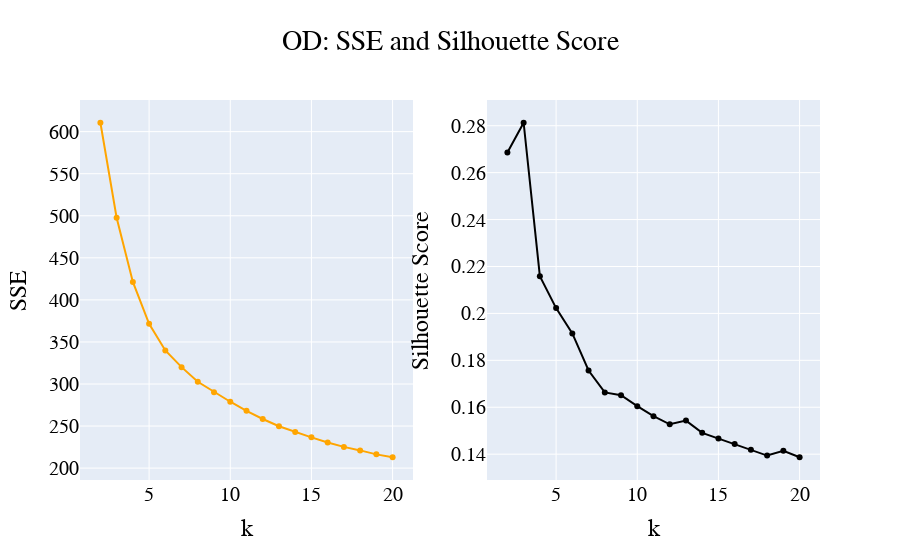

Notebook cell for this chart:
### Code cell
# Crea la figura con due sottotrame (subplots)
fig = make_subplots(rows=1, cols=2)

# Grafico SSE vs k
fig.add_trace(
    go.Scatter(x = [x + 2 for x in range(len(sse_list))], y=sse_list, line=dict(color='#FFA500'), mode='lines+markers', name="SSE"),
    row=1, col=1
)
fig.update_xaxes(title_text="k", row=1, col=1)
fig.update_yaxes(title_text="SSE", row=1, col=1)

# Grafico Silhouette Score vs k
fig.add_trace(
    go.Scatter(x = [x + 2 for x in range(len(sil_list))], y=sil_list, line=dict(color='black'), mode='lines+markers', name="Silhouette"),
    row=1, col=2
)
fig.update_xaxes(title_text="k", row=1, col=2)
fig.update_yaxes(title_text="Silhouette Score", row=1, col=2)

# Layout generale della figura
fig.update_layout(title_text="OD: SSE and Silhouette Score",
                  showlegend=False, title_x=0.5,font=dict(
        family="Arial",  # Font family
        size=20,         # Font size for all text elements
        color="Black"
                      ))    # Font color for all text elements)

# Mostra il grafico
fig.show()

### Figure 1 — Plotly figure (JSON) as saved in the notebook; plotly's stock layout.template omitted (floating-point values rounded to 4 significant figures)
{"data": [{"line": {"color": "#FFA500"}, "mode": "lines+markers", "name": "SSE", "type": "scatter", "x": [2, 3, 4, 5, 6, 7, 8, 9, 10, 11, 12, 13, 14, 15, 16, 17, 18, 19, 20], "xaxis": "x", "y": [610.6, 497.6, 421.4, 371.6, 339.9, 320.0, 302.6, 290.3, 278.9, 268.2, 258.4, 249.7, 242.9, 236.6, 230.5, 225.2, 221.1, 216.4, 212.9], "yaxis": "y"}, {"line": {"color": "black"}, "mode": "lines+markers", "name": "Silhouette", "type": "scatter", "x": [2, 3, 4, 5, 6, 7, 8, 9, 10, 11, 12, 13, 14, 15, 16, 17, 18, 19, 20], "xaxis": "x2", "y": [0.2686, 0.2813, 0.2158, 0.2023, 0.1915, 0.1757, 0.1663, 0.1651, 0.1604, 0.1562, 0.1527, 0.1543, 0.1491, 0.1467, 0.1443, 0.1419, 0.1394, 0.1414, 0.1387], "yaxis": "y2"}], "layout": {"font": {"color": "Black", "family": "Arial", "size": 20}, "showlegend": false, "title": {"text": "OD: SSE and Silhouette Score", "x": 0.5}, "xaxis": {"anchor": "y", "domain": [0, 0.45], "title": {"text": "k"}}, "xaxis2": {"anchor": "y2", "domain": [0.55, 1], "title": {"text": "k"}}, "yaxis": {"anchor": "x", "domain": [0, 1], "title": {"text": "SSE"}}, "yaxis2": {"anchor": "x2", "domain": [0, 1], "title": {"text": "Silhouette Score"}}}}
